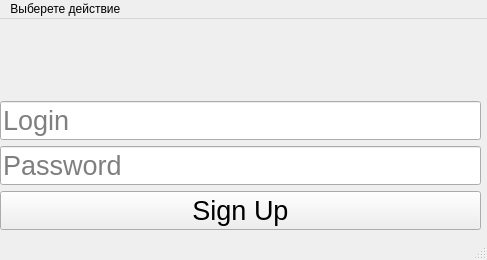
<?xml version="1.0" encoding="UTF-8"?>
<ui version="4.0">
 <class>NewAccount</class>
 <widget class="QMainWindow" name="NewAccount">
  <property name="windowModality">
   <enum>Qt::NonModal</enum>
  </property>
  <property name="geometry">
   <rect>
    <x>0</x>
    <y>0</y>
    <width>487</width>
    <height>260</height>
   </rect>
  </property>
  <property name="windowTitle">
   <string>New Account</string>
  </property>
  <property name="windowIcon">
   <iconset>
    <disabledon>safe.png</disabledon>
   </iconset>
  </property>
  <widget class="QWidget" name="centralwidget">
   <widget class="QWidget" name="verticalLayoutWidget">
    <property name="geometry">
     <rect>
      <x>0</x>
      <y>0</y>
      <width>481</width>
      <height>211</height>
     </rect>
    </property>
    <layout class="QVBoxLayout" name="verticalLayout">
     <item>
      <widget class="QLabel" name="ErrorText">
       <property name="text">
        <string/>
       </property>
      </widget>
     </item>
     <item>
      <widget class="QLineEdit" name="LoginFld">
       <property name="font">
        <font>
         <pointsize>20</pointsize>
        </font>
       </property>
       <property name="placeholderText">
        <string>Login</string>
       </property>
      </widget>
     </item>
     <item>
      <widget class="QLineEdit" name="passwFld">
       <property name="font">
        <font>
         <pointsize>20</pointsize>
        </font>
       </property>
       <property name="placeholderText">
        <string>Password</string>
       </property>
      </widget>
     </item>
     <item>
      <widget class="QPushButton" name="SignUpBtn">
       <property name="font">
        <font>
         <pointsize>20</pointsize>
        </font>
       </property>
       <property name="text">
        <string>Sign Up</string>
       </property>
      </widget>
     </item>
    </layout>
   </widget>
  </widget>
  <widget class="QMenuBar" name="menubar">
   <property name="geometry">
    <rect>
     <x>0</x>
     <y>0</y>
     <width>487</width>
     <height>21</height>
    </rect>
   </property>
   <widget class="QMenu" name="menu">
    <property name="title">
     <string>Выберете действие </string>
    </property>
    <addaction name="Authorisation"/>
   </widget>
   <addaction name="menu"/>
  </widget>
  <widget class="QStatusBar" name="statusbar"/>
  <action name="Authorisation">
   <property name="text">
    <string>Авторизация</string>
   </property>
  </action>
 </widget>
 <resources/>
 <connections/>
</ui>
